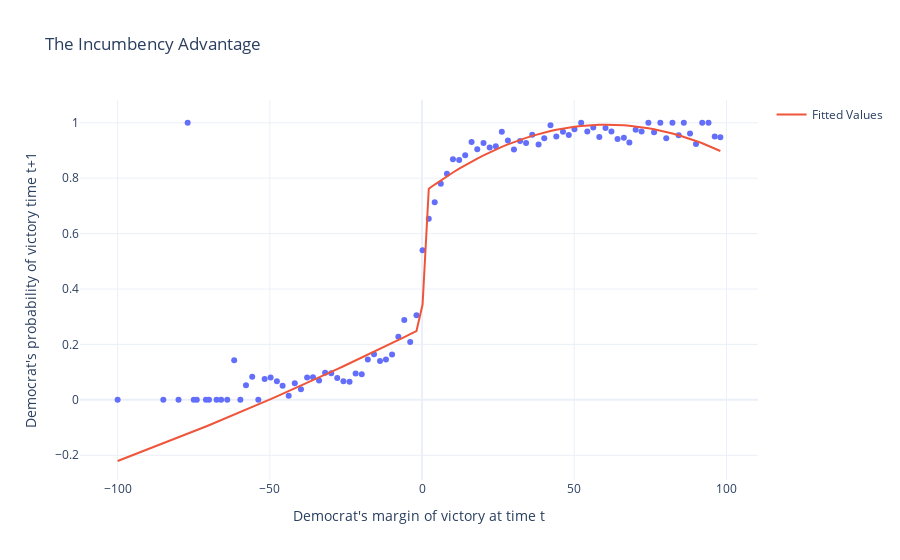

Source (notebook cell):
### Markdown cell above
We can also use `ggplot` to plot our fitted values along with the data.

### Code cell
# get predicted values and bin them so can put on same plot
pred_rdd2 = rdd2.fit().predict(rd_wide)
new_rd_wide = rd_wide.copy()
new_rd_wide['pred_val'] = pred_rdd2
binned_data_rdd2 = new_rd_wide.groupby('margin_bin').mean().reset_index()

fig = px.scatter(binned_data, x='margin', y='dem_win_p1',
           title='The Incumbency Advantage',
           labels={'margin':"Democrat's margin of victory at time t",
                   'dem_win_p1': "Democrat's probability of victory time t+1"},
           template="plotly_white")
fig.add_scatter(x=binned_data['margin'], y=binned_data_rdd2['pred_val'],
               name='Fitted Values')
fig.show()
